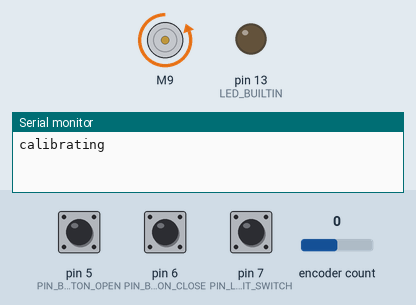
Simulated run of this sketch. Board: Arduino Uno, built with avr-gcc and run on an emulated ATmega328P. Parts: DC motor (green arrow = forward, orange = backward, longer = faster), output pins drawn as LEDs (lit = HIGH), the last lines printed to the serial monitor. Dashed ring = blinking. The test bench sets the inputs (shaded band); at power-on: pin 5 (PIN_BUTTON_OPEN) HIGH, pin 6 (PIN_BUTTON_CLOSE) HIGH, pin 7 (PIN_LIMIT_SWITCH) HIGH, encoder count 0.

Above: at 0.1 s.
At 1.33 s:
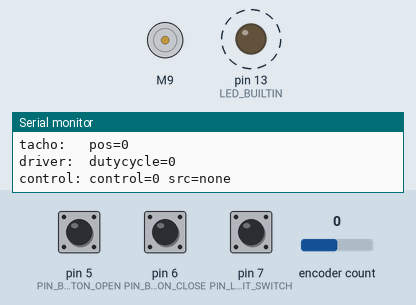
1.5 s: pin 5 (PIN_BUTTON_OPEN) pulled LOW for 0.15 s
Timing chart, 0 to 10.5 s (numbered marks = the images above; inputs shaded):
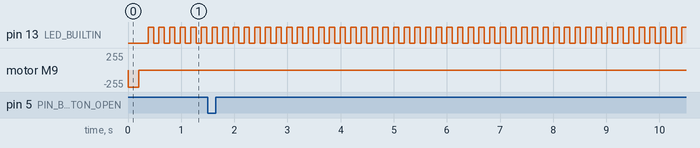

The sketch:

mashvalve.ino
```cpp
#include "src/ValveMotor.h"
#include "src/ValveMotorBuilder.h"
#include "src/InputSourceManualPoller.h"
#include "src/InputSourcePWM.h"
#include "src/MotorDriverMX1508.h"
#include "src/MotorEncoder.h"
#include "src/ControlStrategyBasic.h"
#include "src/ControlStrategyPID.h"
#include "src/LimitSwitch.h"

#define PIN_MOTOR_A 9
#define PIN_MOTOR_B 10
#define PIN_HALL_A 2
#define PIN_HALL_B 3
#define PIN_INPUT_PWM 4
#define PIN_BUTTON_OPEN 5
#define PIN_BUTTON_CLOSE 6
#define PIN_LIMIT_SWITCH 7

// JGY-371, 40rpm
#define GEAR_REDUCTION 150
#define PULSES_PER_REV_PRE 11
#define PULSES_PER_REV ((long)PULSES_PER_REV_PRE * (long)GEAR_REDUCTION) // after gearbox
#define FULLSCALE_MM   18  // assuming 1 mm rise on threaded rod
#define POSITIONS_NUM ((long)PULSES_PER_REV * (long)FULLSCALE_MM)

ValveMotor* motor;
MotorDriverMX1508 driver(PIN_MOTOR_A, PIN_MOTOR_B);
MotorEncoder encoder(PIN_HALL_A, PIN_HALL_B, PULSES_PER_REV);
InputSourceManualPoller input1(PIN_BUTTON_CLOSE, PIN_BUTTON_OPEN);
InputSourcePWM input2(PIN_INPUT_PWM);
ControlStrategyBasic controller(POSITIONS_NUM);
ControlStrategyPID controllerpid(0.4, 0.1, 0.01, POSITIONS_NUM);
LimitSwitch limit(PIN_LIMIT_SWITCH, 200);

void setup()
{
  Serial.begin(115200);
  motor = &ValveMotorBuilder()
              .withDriver(driver)
              .withEncoder(encoder)
              .addInput(input1)
              .addInput(input2)
              .withController(controllerpid)
              .withLimitSwitch(limit)
              .build();
  motor->calibrate();
}

void loop()
{
  motor->do_work();
  motor->print_state();
  delay(10);
}
```

IControlStrategy.h
```cpp
#pragma once

class IControlStrategy
{
public:
    typedef struct {
        long min;
        long max;
    } ControlRange ;

    /*
     Returns a value between -250 .. 250
     */
    virtual long control(long process_pos, long setpoint) = 0;

    virtual ControlRange range(void)
    {
        ControlRange range = {0, _poscount};
        return range;
    }

protected:
    long _poscount;
};
```

IEncoder.h
```cpp
#pragma once

class IEncoder
{
public:
    virtual long position(void) = 0;
    virtual void reset(void) = 0;
};
```

IInputSource.h
```cpp
#pragma once

class IInputSource
{
public:
    typedef struct {
        long min;
        long max;
        long to_max;
        long to_min;
        long pos;
    } InputRange;

    virtual void monitor(InputRange& range) = 0;
    virtual long setpoint(void) = 0;
    virtual const char* type(void) = 0;

    unsigned long millis_since_latest(void)
    {
        return millis() - _last_received;
    }

    virtual bool has_setpoint(void)
    {
        return _last_received != 0;
    }

protected:
    unsigned long _last_received = 0;
};
```

ILimitSwitch.h
```cpp
#pragma once

class ILimitSwitch
{
public:
    virtual boolean set(void) = 0;
};
```

ControlStrategyBasic.h
```cpp
#pragma once

#include "../interface/IControlStrategy.h"

class ControlStrategyBasic : public IControlStrategy
{
public:
    ControlStrategyBasic(long positions)
    {
        _poscount = positions;
    }

    long control(long process_pos, long setpoint)
    {
        long err = setpoint - process_pos;
        err = constrain(err, -_poscount, _poscount);
        return map(err, -_poscount, _poscount, -250, 250);
    }
};
```

ControlStrategyPID.h
```cpp
#pragma once

#include "../interface/IControlStrategy.h"
#include <PID_v1.h>

#define PWM_LIMIT 255

class ControlStrategyPID : public IControlStrategy
{
public:
    ControlStrategyPID(double Kp, double Ki, double Kd, long positions)
    {
        _poscount = positions;
        _pid = new PID(&_input, &_output, &_setpoint, _Kp, _Ki, _Kd, DIRECT);
        _pid->SetMode(AUTOMATIC);
        _pid->SetOutputLimits(-PWM_LIMIT, PWM_LIMIT);
        _pid->SetSampleTime(200);
    }

    long control(long process_pos, long setpoint)
    {
        _input = process_pos;
        _setpoint = setpoint;
        _pid->Compute();
        return (long)_output;
    }

private:
    PID* _pid;

    double _setpoint = 0;
    double _input = 0;
    double _output = 0;

    double _Kp = 0;
    double _Ki = 0;
    double _Kd = 0;
};
```

InputSourceManualPoller.h
```cpp
#pragma once

#include "../interface/IInputSource.h"

#define GRACE_PERIOD_AFTER_DISABLED 2000
#define STEPSIZE_DIVISOR 20

class InputSourceManualPoller : public IInputSource
{
public:
    InputSourceManualPoller(uint8_t pin_close, uint8_t pin_open) : _pin_open(pin_close), _pin_close(pin_open)
    {
        pinMode(_pin_close, INPUT_PULLUP);
        pinMode(_pin_open, INPUT_PULLUP);
    }

    void monitor(InputRange &range)
    {
        int bclose = digitalRead(_pin_close);
        int bopen = digitalRead(_pin_open);
        if ((bopen == LOW || bclose == LOW) && _next_input_allowed < millis())
        {
            // if both buttons pressed, disable manual mode, and enter a grace period
            if (bopen == LOW && bclose == LOW)
            {
                _last_received = 0;
                _next_input_allowed = millis() + GRACE_PERIOD_AFTER_DISABLED;
            }
            else
            {
                _last_received = millis();
                _next_input_allowed = 0;
            }

            long stepsize = (range.max - range.min) / STEPSIZE_DIVISOR;
            long direction = (bopen == LOW) - (bclose == LOW);
            _setpoint = range.pos + stepsize * direction;
            _setpoint = constrain(_setpoint, range.min, range.max);
        }
    }

    long setpoint(void)
    {
        return _setpoint;
    }

    bool has_setpoint(void) override
    {
        return (_last_received != 0); // && (millis_since_latest() < _active_for_ms);
    }

    const char *type(void)
    {
        return "manual poller";
    }

private:
    unsigned long _next_input_allowed = 0;
    int _setpoint = 0;
    uint8_t _pin_close;
    uint8_t _pin_open;
};
```

InputSourcePWM.h
```cpp
#pragma once

#include "Arduino.h"
#include "../interface/IInputSource.h"

#define BC_PWM_MIN_FREQ 50
#define BC_PWM_MAX_PERIOD (1000000 / BC_PWM_MIN_FREQ)

class InputSourcePWM : public IInputSource
{
public:
    InputSourcePWM(uint8_t pin)
    {
        pinMode(_pin, INPUT);
    }

    void monitor(InputRange& range)
    {
        unsigned long tmp1 = pulseIn(_pin, HIGH, 2 * BC_PWM_MAX_PERIOD);
        unsigned long tmp2 = pulseIn(_pin, LOW, 2 * BC_PWM_MAX_PERIOD);

        if (tmp1 != 0 && tmp2 != 0)
        {
            _pulse_high = tmp1;
            _pulse_low = tmp2;
            _last_received = millis();
            _setpoint = map(duty_cycle(), 0, 1000, range.min, range.max);
        }
    }

    long setpoint(void)
    {
        return _setpoint;
    }

    const char* type(void)
    {
        return "pwm";
    }

    uint32_t inline period(void)
    {
        // try to prevent division by zero
        return (_pulse_high + _pulse_low) ? (_pulse_high + _pulse_low) : 1;
    }

    uint16_t frequency(void)
    {
        return 1000000 / period();
    }

    uint32_t duty_cycle(void)
    {
        return 1000 * _pulse_high / period();
    }

private:
    long _setpoint = 0;
    uint8_t _pin = 0;
    uint32_t _pulse_low = 0;
    uint32_t _pulse_high = 0;
};
```

LimitSwitch.h
```cpp
#pragma once

#include "../interface/ILimitSwitch.h"

class LimitSwitch : public ILimitSwitch
{
public:
    LimitSwitch(uint8_t pin, long initial_timeout = -1) : _pin(pin), _initial_timeout(initial_timeout)
    {
        pinMode(_pin, INPUT_PULLUP);
    }

    boolean set(void)
    {
        return millis() > _initial_timeout || digitalRead(_pin) == LOW;
    }

private:
    uint8_t _pin;
    long _initial_timeout;
};
```

MotorEncoder.h
```cpp
#pragma once

#include <Encoder.h> /* https://github.com/PaulStoffregen/Encoder */
#include "../interface/IEncoder.h"

#define TRANSITIONS_PER_POS 4

class MotorEncoder : public IEncoder
{
public:
    MotorEncoder(uint8_t pina, uint8_t pinb, long pulses_per_rev) : _pulses_per_rev(pulses_per_rev)
    {
        _encoder = new Encoder(pina, pinb);
    }

    long position(void)
    {
        return _encoder->read() / TRANSITIONS_PER_POS;
    }

    void reset(void)
    {
        _encoder->write(0);
    }

private:
    Encoder* _encoder;
    long _pulses_per_rev;
};
```

ValveMotor.h
```cpp
#pragma once

#include <stdio.h>
#include "Arduino.h"
#include "../interface/IEncoder.h"
#include "../interface/IMotorDriver.h"
#include "../interface/IInputSource.h"
#include "../interface/IControlStrategy.h"
#include "../interface/ILimitSwitch.h"

class ValveMotor
{
public:
    ValveMotor(IEncoder &encoder, IMotorDriver &hbridge, IInputSource* inputs[], unsigned int input_count, IControlStrategy &control, ILimitSwitch &limit) : _encoder(encoder), _hbridge(hbridge), _control(control), _limit(limit)
    {
        for (int i = 0; i < (sizeof(_inputs) / sizeof(_inputs[0])); ++i)
        {
            _inputs[i] = (i < input_count) ? inputs[i] : nullptr;
        }

        pinMode(LED_BUILTIN, OUTPUT);
    }

    void calibrate(void)
    {
        Serial.println("calibrating");

        /* Drive motor until limit switch triggers */
        _hbridge.set_dc(-255);
        while (!_limit.set());
        _hbridge.set_dc(0);

        /* Set known position */
        _encoder.reset();
    }

    void do_work(void)
    {
        IControlStrategy::ControlRange crange = _control.range();
        long pos = _encoder.position();
        IInputSource::InputRange irange = {crange.min, crange.max, pos, crange.max - pos, pos};

        for (auto in : _inputs)
        {
            if (in)
            {
                in->monitor(irange);
            }
        }

        _hbridge.set_dc(_calculate_control());

        ledState = !ledState;
        digitalWrite(LED_BUILTIN, ledState);
    }

    void print_state(void)
    {
        static char text[128] = {0};

        Serial.println("-----------------------------------");

        for (auto in : _inputs)
        {
            if (in)
            {
                snprintf(text, sizeof(text) - 1, "input %s:  age=%lu ms set=%i\n",
                        in->type(), in->millis_since_latest(),
                        in->has_setpoint() ? in->setpoint() : -1);
                Serial.print(text);
            }
        }

        snprintf(text, sizeof(text) - 1, "tacho:   pos=%li\n", _encoder.position());
        Serial.print(text);

        snprintf(text, sizeof(text) - 1, "driver:  dutycycle=%i\n", _hbridge.get_dc());
        Serial.print(text);

        IInputSource* in = _get_input_source();
        snprintf(text, sizeof(text) - 1, "control: control=%li src=%s\n",
                 _calculate_control(), in ? in->type() : "none");
        Serial.print(text);
    }

private:
    IInputSource *_get_input_source(void)
    {
        for (auto in : _inputs)
        {
            if (in && in->has_setpoint())
            {
                return in;
            }
        }
        return nullptr;
    }

    long _calculate_control(void)
    {
        IInputSource *in = _get_input_source();

        /* stay put if no input has been received */
        long setpoint = in ? in->setpoint() : _encoder.position();

        return _control.control(_encoder.position(), setpoint);
    }

    IEncoder &_encoder;
    IMotorDriver &_hbridge;
    IInputSource* _inputs[2];
    IControlStrategy &_control;
    ILimitSwitch &_limit;
    bool ledState = true;
};
```

ValveMotorBuilder.h
```cpp
#pragma once

#include "../interface/IEncoder.h"
#include "../interface/IMotorDriver.h"
#include "../interface/IInputSource.h"
#include "../interface/IControlStrategy.h"
#include "../interface/ILimitSwitch.h"
#include "ValveMotor.h"


class ValveMotorBuilder
{
public:
    ValveMotorBuilder(void)
    {
    }

    ValveMotorBuilder &withDriver(IMotorDriver &driver)
    {
        _driver = &driver;
        return *this;
    }

    ValveMotorBuilder &withEncoder(IEncoder &encoder)
    {
        _encoder = &encoder;
        return *this;
    }

    ValveMotorBuilder &addInput(IInputSource &input)
    {
        unsigned int count = _count_of_inputs();
        if (count < (sizeof(_inputs) / sizeof(_inputs[0])))
            _inputs[count] = &input;
        return *this;
    }

    ValveMotorBuilder &withController(IControlStrategy &controller)
    {
        _controller = &controller;
        return *this;
    }

    ValveMotorBuilder &withLimitSwitch(ILimitSwitch &limit)
    {
        _limit = &limit;
        return *this;
    }

    ValveMotor &build(void)
    {
        ValveMotor *motor = new ValveMotor(*_encoder,
                                           *_driver,
                                           _inputs,
                                           _count_of_inputs(),
                                           *_controller,
                                           *_limit);
        return *motor;
    }

private:
    unsigned int _count_of_inputs(void)
    {
        unsigned int count = 0;
        for (auto in : _inputs)
        {
            count += (in != nullptr) ? 1 : 0;
        }
        return count;
    }

    IMotorDriver *_driver;
    IEncoder *_encoder;
    IInputSource *_inputs[3] = {nullptr};
    IControlStrategy *_controller;
    ILimitSwitch *_limit;
};
```

IMotorDriver.h
```cpp
#pragma once

class IMotorDriver
{
public:
    virtual unsigned long set_dir(bool cw) = 0;
    virtual unsigned long set_dc(unsigned long dutycycle) = 0;
    virtual int get_dc(void) = 0;
};
```

MotorDriverMX1508.h
```cpp
#pragma once

#include <MX1508.h> /* https://github.com/Saeterncj/MX1508 */
#include "../interface/IMotorDriver.h"

class MotorDriverMX1508 : public IMotorDriver
{
public:
    MotorDriverMX1508(uint8_t pin1, uint8_t pin2)
    {
        _hbridge = new MX1508(pin1, pin2);
    }

    unsigned long set_dir(bool cw)
    {

    }

    unsigned long set_dc(unsigned long dutycycle)
    {
        _hbridge->motorGo(dutycycle);
    }

    int get_dc(void)
    {
        return _hbridge->getPWM();
    }


private:
    MX1508* _hbridge;
};
```

Measured:
- by itself, pin 13 (LED_BUILTIN): alternates HIGH for 0.10 s and LOW for 0.10 s
